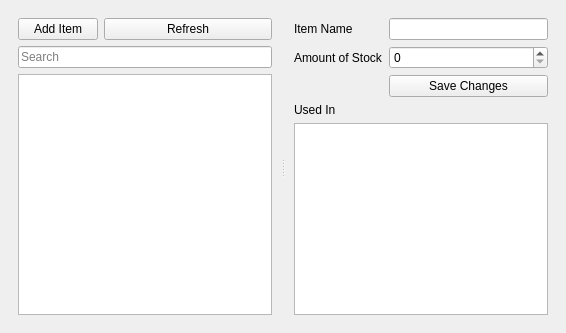
      <widget class="QWidget" name="inventoryEditorTab">
       <attribute name="title">
        <string>Inventory Editor</string>
       </attribute>
       <layout class="QGridLayout" name="gridLayout_8">
        <property name="leftMargin">
         <number>9</number>
        </property>
        <property name="topMargin">
         <number>9</number>
        </property>
        <property name="rightMargin">
         <number>9</number>
        </property>
        <property name="bottomMargin">
         <number>9</number>
        </property>
        <item row="0" column="0">
         <widget class="QWidget" name="invEditorLayout" native="true">
          <property name="sizePolicy">
           <sizepolicy hsizetype="Expanding" vsizetype="Expanding">
            <horstretch>0</horstretch>
            <verstretch>0</verstretch>
           </sizepolicy>
          </property>
          <layout class="QGridLayout" name="gridLayout_10">
           <property name="leftMargin">
            <number>0</number>
           </property>
           <property name="topMargin">
            <number>0</number>
           </property>
           <property name="rightMargin">
            <number>0</number>
           </property>
           <property name="bottomMargin">
            <number>0</number>
           </property>
           <item row="0" column="0">
            <widget class="QSplitter" name="splitter_2">
             <property name="orientation">
              <enum>Qt::Horizontal</enum>
             </property>
             <property name="childrenCollapsible">
              <bool>false</bool>
             </property>
             <widget class="QWidget" name="invEditorLeftLayout" native="true">
              <layout class="QVBoxLayout" name="verticalLayout_2">
               <property name="leftMargin">
                <number>9</number>
               </property>
               <property name="topMargin">
                <number>9</number>
               </property>
               <property name="rightMargin">
                <number>9</number>
               </property>
               <property name="bottomMargin">
                <number>9</number>
               </property>
               <item>
                <widget class="QWidget" name="invEditorLeftButtonsLayout" native="true">
                 <layout class="QFormLayout" name="formLayout_5">
                  <property name="leftMargin">
                   <number>0</number>
                  </property>
                  <property name="topMargin">
                   <number>0</number>
                  </property>
                  <property name="rightMargin">
                   <number>0</number>
                  </property>
                  <property name="bottomMargin">
                   <number>0</number>
                  </property>
                  <item row="0" column="0">
                   <widget class="QPushButton" name="invItemAddItem">
                    <property name="sizePolicy">
                     <sizepolicy hsizetype="MinimumExpanding" vsizetype="Fixed">
                      <horstretch>0</horstretch>
                      <verstretch>0</verstretch>
                     </sizepolicy>
                    </property>
                    <property name="text">
                     <string>Add Item</string>
                    </property>
                   </widget>
                  </item>
                  <item row="0" column="1">
                   <widget class="QPushButton" name="invItemRefresh">
                    <property name="sizePolicy">
                     <sizepolicy hsizetype="Expanding" vsizetype="Fixed">
                      <horstretch>0</horstretch>
                      <verstretch>0</verstretch>
                     </sizepolicy>
                    </property>
                    <property name="text">
                     <string>Refresh</string>
                    </property>
                    <property name="icon">
                     <iconset theme="reload_all_tabs">
                      <normaloff>.</normaloff>.</iconset>
                    </property>
                   </widget>
                  </item>
                 </layout>
                </widget>
               </item>
               <item>
                <widget class="QLineEdit" name="invItemTableSearch">
                 <property name="placeholderText">
                  <string>Search</string>
                 </property>
                 <property name="clearButtonEnabled">
                  <bool>true</bool>
                 </property>
                </widget>
               </item>
               <item>
                <widget class="QTableView" name="invItemTable">
                 <property name="alternatingRowColors">
                  <bool>true</bool>
                 </property>
                 <property name="selectionMode">
                  <enum>QAbstractItemView::SingleSelection</enum>
                 </property>
                 <property name="selectionBehavior">
                  <enum>QAbstractItemView::SelectRows</enum>
                 </property>
                 <attribute name="horizontalHeaderCascadingSectionResizes">
                  <bool>true</bool>
                 </attribute>
                 <attribute name="horizontalHeaderStretchLastSection">
                  <bool>true</bool>
                 </attribute>
                 <attribute name="verticalHeaderStretchLastSection">
                  <bool>false</bool>
                 </attribute>
                </widget>
               </item>
              </layout>
             </widget>
             <widget class="QWidget" name="invEditorRightLayout" native="true">
              <layout class="QVBoxLayout" name="verticalLayout_4">
               <property name="leftMargin">
                <number>9</number>
               </property>
               <property name="topMargin">
                <number>9</number>
               </property>
               <property name="rightMargin">
                <number>9</number>
               </property>
               <property name="bottomMargin">
                <number>9</number>
               </property>
               <item>
                <widget class="QWidget" name="invEditorRightFormLayout" native="true">
                 <property name="sizePolicy">
                  <sizepolicy hsizetype="Preferred" vsizetype="Fixed">
                   <horstretch>0</horstretch>
                   <verstretch>0</verstretch>
                  </sizepolicy>
                 </property>
                 <layout class="QFormLayout" name="formLayout_4">
                  <property name="rowWrapPolicy">
                   <enum>QFormLayout::WrapLongRows</enum>
                  </property>
                  <property name="leftMargin">
                   <number>0</number>
                  </property>
                  <property name="topMargin">
                   <number>0</number>
                  </property>
                  <property name="rightMargin">
                   <number>0</number>
                  </property>
                  <property name="bottomMargin">
                   <number>0</number>
                  </property>
                  <item row="0" column="0">
                   <widget class="QLabel" name="invItemNameLabel">
                    <property name="text">
                     <string>Item Name</string>
                    </property>
                   </widget>
                  </item>
                  <item row="0" column="1">
                   <widget class="QLineEdit" name="invItemNameEdit"/>
                  </item>
                  <item row="2" column="1">
                   <widget class="QPushButton" name="invItemSave">
                    <property name="text">
                     <string>Save Changes</string>
                    </property>
                   </widget>
                  </item>
                  <item row="1" column="1">
                   <widget class="QSpinBox" name="invItemStockEdit">
                    <property name="maximum">
                     <number>999</number>
                    </property>
                   </widget>
                  </item>
                  <item row="1" column="0">
                   <widget class="QLabel" name="invItemStockLabel">
                    <property name="text">
                     <string>Amount of Stock</string>
                    </property>
                   </widget>
                  </item>
                 </layout>
                </widget>
               </item>
               <item>
                <widget class="QLabel" name="label">
                 <property name="sizePolicy">
                  <sizepolicy hsizetype="Preferred" vsizetype="Fixed">
                   <horstretch>0</horstretch>
                   <verstretch>0</verstretch>
                  </sizepolicy>
                 </property>
                 <property name="text">
                  <string>Used In</string>
                 </property>
                </widget>
               </item>
               <item>
                <widget class="QTableView" name="invItemUsedInTable">
                 <property name="selectionBehavior">
                  <enum>QAbstractItemView::SelectRows</enum>
                 </property>
                </widget>
               </item>
              </layout>
             </widget>
            </widget>
           </item>
          </layout>
         </widget>
        </item>
       </layout>
      </widget>
